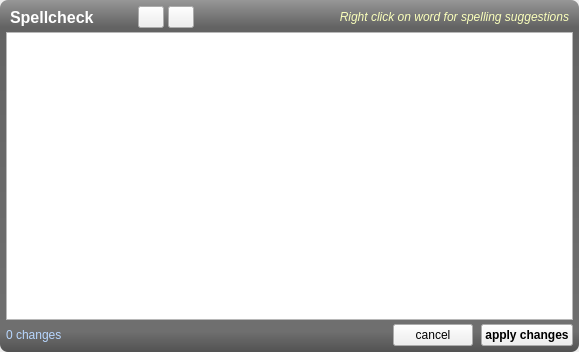
<?xml version="1.0" encoding="UTF-8"?>
<ui version="4.0">
 <class>Form</class>
 <widget class="QWidget" name="Form">
  <property name="geometry">
   <rect>
    <x>0</x>
    <y>0</y>
    <width>579</width>
    <height>352</height>
   </rect>
  </property>
  <property name="windowTitle">
   <string>Form</string>
  </property>
  <layout class="QGridLayout" name="gridLayout_2">
   <property name="margin">
    <number>0</number>
   </property>
   <property name="spacing">
    <number>0</number>
   </property>
   <item row="0" column="0">
    <widget class="QFrame" name="fr_main">
     <property name="styleSheet">
      <string notr="true">QFrame#fr_main {
	background-color: qlineargradient(spread:pad, x1:1, y1:1, x2:1, y2:0, stop:0 rgba(82, 82, 82, 255), stop:0.0590909 rgba(111, 111, 111, 255), stop:0.922727 rgba(99, 99, 99, 255), stop:1 rgba(151, 151, 151, 255));
border-radius:8px;
}</string>
     </property>
     <property name="frameShape">
      <enum>QFrame::NoFrame</enum>
     </property>
     <property name="frameShadow">
      <enum>QFrame::Raised</enum>
     </property>
     <layout class="QGridLayout" name="gridLayout_4">
      <property name="margin">
       <number>6</number>
      </property>
      <property name="spacing">
       <number>4</number>
      </property>
      <item row="2" column="0" colspan="4">
       <widget class="QPlainTextEdit" name="te_text">
        <property name="readOnly">
         <bool>true</bool>
        </property>
       </widget>
      </item>
      <item row="3" column="0" colspan="4">
       <widget class="QFrame" name="frame">
        <property name="frameShape">
         <enum>QFrame::NoFrame</enum>
        </property>
        <property name="frameShadow">
         <enum>QFrame::Raised</enum>
        </property>
        <layout class="QGridLayout" name="gridLayout">
         <property name="horizontalSpacing">
          <number>8</number>
         </property>
         <property name="verticalSpacing">
          <number>4</number>
         </property>
         <property name="margin">
          <number>0</number>
         </property>
         <item row="0" column="1">
          <spacer name="horizontalSpacer">
           <property name="orientation">
            <enum>Qt::Horizontal</enum>
           </property>
           <property name="sizeHint" stdset="0">
            <size>
             <width>313</width>
             <height>20</height>
            </size>
           </property>
          </spacer>
         </item>
         <item row="0" column="2">
          <widget class="QPushButton" name="b_cancel">
           <property name="text">
            <string>cancel</string>
           </property>
           <property name="icon">
            <iconset>
             <normaloff>../../style/img/close_hover.png</normaloff>../../style/img/close_hover.png</iconset>
           </property>
          </widget>
         </item>
         <item row="0" column="3">
          <widget class="QPushButton" name="b_ok">
           <property name="font">
            <font>
             <weight>75</weight>
             <bold>true</bold>
            </font>
           </property>
           <property name="text">
            <string>apply changes</string>
           </property>
           <property name="icon">
            <iconset>
             <normaloff>../../style/img/checkmark.png</normaloff>../../style/img/checkmark.png</iconset>
           </property>
          </widget>
         </item>
         <item row="0" column="0">
          <widget class="QLabel" name="l_count">
           <property name="styleSheet">
            <string notr="true">color: rgb(184, 215, 255);</string>
           </property>
           <property name="text">
            <string>0 changes</string>
           </property>
          </widget>
         </item>
        </layout>
       </widget>
      </item>
      <item row="1" column="0" colspan="4">
       <widget class="QFrame" name="frame_2">
        <property name="frameShape">
         <enum>QFrame::NoFrame</enum>
        </property>
        <property name="frameShadow">
         <enum>QFrame::Raised</enum>
        </property>
        <layout class="QGridLayout" name="gridLayout_3">
         <property name="leftMargin">
          <number>4</number>
         </property>
         <property name="topMargin">
          <number>0</number>
         </property>
         <property name="rightMargin">
          <number>4</number>
         </property>
         <property name="bottomMargin">
          <number>0</number>
         </property>
         <property name="spacing">
          <number>4</number>
         </property>
         <item row="0" column="5">
          <widget class="QLabel" name="label_2">
           <property name="font">
            <font>
             <italic>true</italic>
            </font>
           </property>
           <property name="styleSheet">
            <string notr="true">color: rgb(250, 255, 187);</string>
           </property>
           <property name="text">
            <string>Right click on word for spelling suggestions</string>
           </property>
           <property name="alignment">
            <set>Qt::AlignRight|Qt::AlignTrailing|Qt::AlignVCenter</set>
           </property>
          </widget>
         </item>
         <item row="0" column="3">
          <widget class="QPushButton" name="b_redo">
           <property name="maximumSize">
            <size>
             <width>26</width>
             <height>24</height>
            </size>
           </property>
           <property name="toolTip">
            <string>redo</string>
           </property>
           <property name="text">
            <string/>
           </property>
           <property name="icon">
            <iconset>
             <normaloff>../../style/img/redo.png</normaloff>../../style/img/redo.png</iconset>
           </property>
          </widget>
         </item>
         <item row="0" column="2">
          <widget class="QPushButton" name="b_undo">
           <property name="maximumSize">
            <size>
             <width>26</width>
             <height>24</height>
            </size>
           </property>
           <property name="toolTip">
            <string>undo</string>
           </property>
           <property name="text">
            <string/>
           </property>
           <property name="icon">
            <iconset>
             <normaloff>../../style/img/undo.png</normaloff>../../style/img/undo.png</iconset>
           </property>
          </widget>
         </item>
         <item row="0" column="0">
          <widget class="QLabel" name="label">
           <property name="font">
            <font>
             <pointsize>12</pointsize>
             <weight>75</weight>
             <bold>true</bold>
            </font>
           </property>
           <property name="styleSheet">
            <string notr="true">color:white;</string>
           </property>
           <property name="text">
            <string>Spellcheck</string>
           </property>
          </widget>
         </item>
         <item row="0" column="4">
          <spacer name="horizontalSpacer_2">
           <property name="orientation">
            <enum>Qt::Horizontal</enum>
           </property>
           <property name="sizeHint" stdset="0">
            <size>
             <width>40</width>
             <height>20</height>
            </size>
           </property>
          </spacer>
         </item>
         <item row="0" column="1">
          <spacer name="horizontalSpacer_3">
           <property name="orientation">
            <enum>Qt::Horizontal</enum>
           </property>
           <property name="sizeType">
            <enum>QSizePolicy::Fixed</enum>
           </property>
           <property name="sizeHint" stdset="0">
            <size>
             <width>40</width>
             <height>20</height>
            </size>
           </property>
          </spacer>
         </item>
        </layout>
       </widget>
      </item>
     </layout>
    </widget>
   </item>
  </layout>
 </widget>
 <resources/>
 <connections>
  <connection>
   <sender>b_undo</sender>
   <signal>clicked()</signal>
   <receiver>te_text</receiver>
   <slot>undo()</slot>
   <hints>
    <hint type="sourcelabel">
     <x>181</x>
     <y>18</y>
    </hint>
    <hint type="destinationlabel">
     <x>131</x>
     <y>93</y>
    </hint>
   </hints>
  </connection>
  <connection>
   <sender>b_redo</sender>
   <signal>clicked()</signal>
   <receiver>te_text</receiver>
   <slot>redo()</slot>
   <hints>
    <hint type="sourcelabel">
     <x>206</x>
     <y>20</y>
    </hint>
    <hint type="destinationlabel">
     <x>227</x>
     <y>88</y>
    </hint>
   </hints>
  </connection>
 </connections>
</ui>
